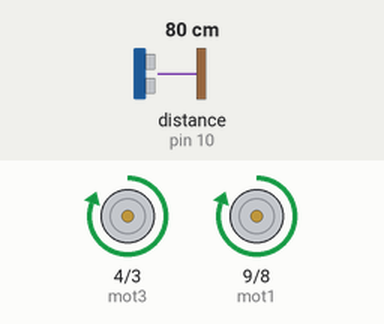
Recording of a sketch running on a simulated Arduino Uno, built with avr-gcc and run on an emulated ATmega328P. Parts: motor-driver pin pairs drawn as motors (green arrow = first pin HIGH = forward, orange = second pin HIGH = backward, longer = more drive). Wiring (inferred from the names in the program): ultrasonic range finder: trigger pin 11; echo pin 10. The inputs (shaded band) are chosen by the test bench; at power-on: distance to the obstacle (sensor on pin 10) 80 cm. The echo pulse lasts 58.3 µs per cm.

Above: at 1.2 s.
1.3 s: distance to the obstacle (sensor on pin 10) set to 22 cm
2.8 s: distance to the obstacle (sensor on pin 10) set to 19 cm
At 4.0 s:
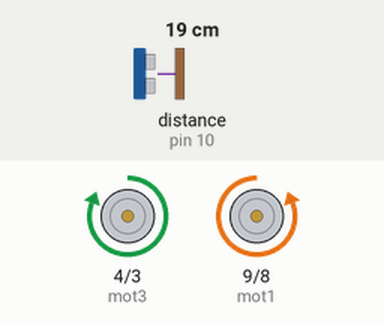
4.3 s: distance to the obstacle (sensor on pin 10) set to 35 cm
At 5.0 s:
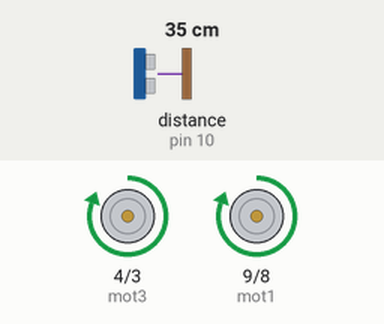
5.8 s: distance to the obstacle (sensor on pin 10) set to 2 cm
At 6.3 s:
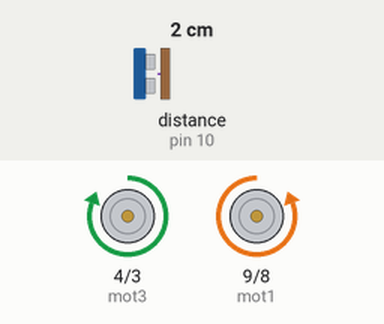
Timing chart, 0 to 8.3 s (numbered marks = the images above; inputs shaded):
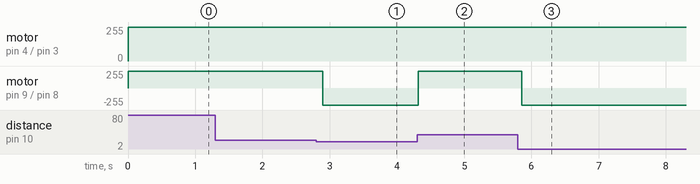

The sketch:

Obstacle_Avoidance_Rover.ino
```cpp
const int TrigPin = 11;
const int EchoPin = 10;
const int mot1 = 9;
const int mot2 = 8;
const int mot3 = 4;
const int mot4 = 3;
long period, interval;

void setup()
{
pinMode(TrigPin,OUTPUT);
pinMode(EchoPin,INPUT);
pinMode (mot1,OUTPUT);
pinMode (mot2,OUTPUT);
pinMode (mot3,OUTPUT);
pinMode (mot4,OUTPUT);
}

void loop()
{
digitalWrite(TrigPin,LOW);
delayMicroseconds(2);
digitalWrite(TrigPin,HIGH);
delayMicroseconds(10);
digitalWrite(TrigPin,LOW);
period = pulseIn(EchoPin,HIGH);
interval = period/58.2;
if(interval<20)
{
digitalWrite(mot1,LOW);
digitalWrite(mot2,HIGH);
digitalWrite(mot3,HIGH);
digitalWrite(mot4,LOW);
}
else
{
digitalWrite(mot1,HIGH);
digitalWrite(mot2,LOW);
digitalWrite(mot3,HIGH);
digitalWrite(mot4,LOW);
}
delay(100);
}
```

Measured:
- the behaviour switches between 21 and 20 cm on distance to the obstacle (sensor on pin 10) (found by bisection; images 0 and 1)
- after the input at 1.3 s, every drawn part: stays the same
- after the input at 2.8 s, motor on pin 9 (mot1) / pin 8 (mot2): forward 255/255 → backward 255/255 after 0.10 s
- after the input at 4.3 s, motor on pin 9 (mot1) / pin 8 (mot2): backward 255/255 → forward 255/255 at once
- after the input at 5.8 s, motor on pin 9 (mot1) / pin 8 (mot2): forward 255/255 → backward 255/255 after 0.06 s
